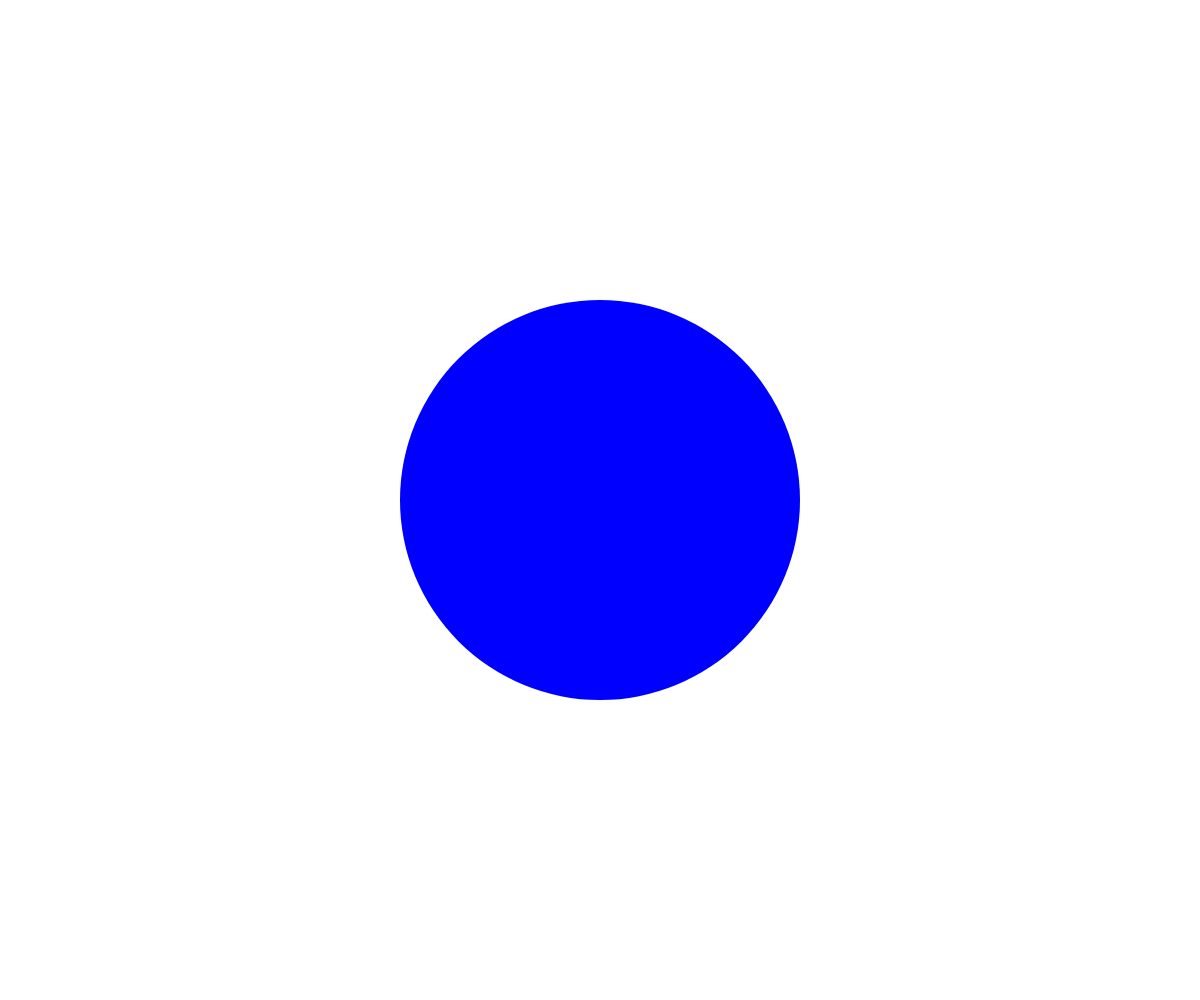
Frame 1 (no input)
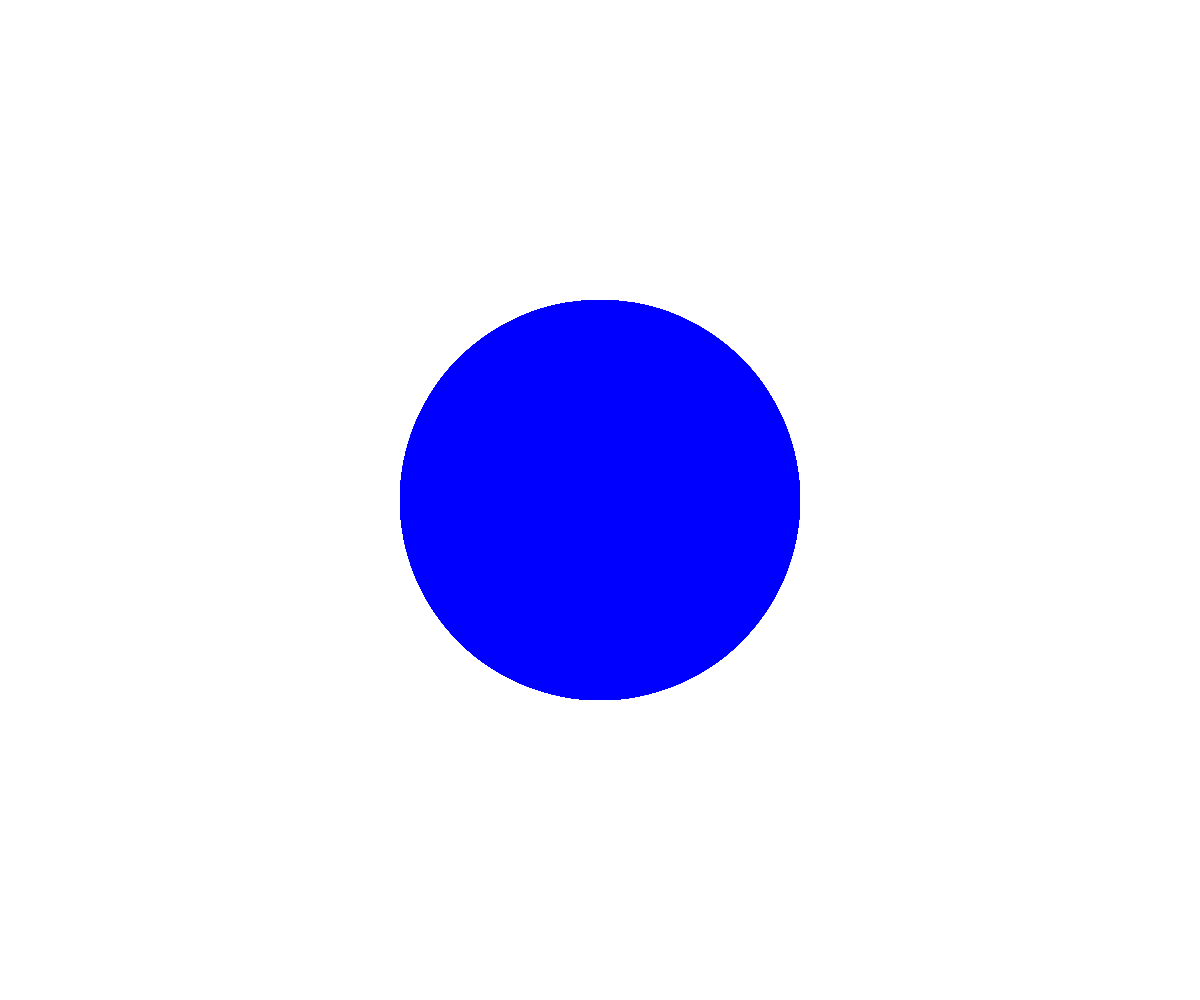
Frame 60 (no input)
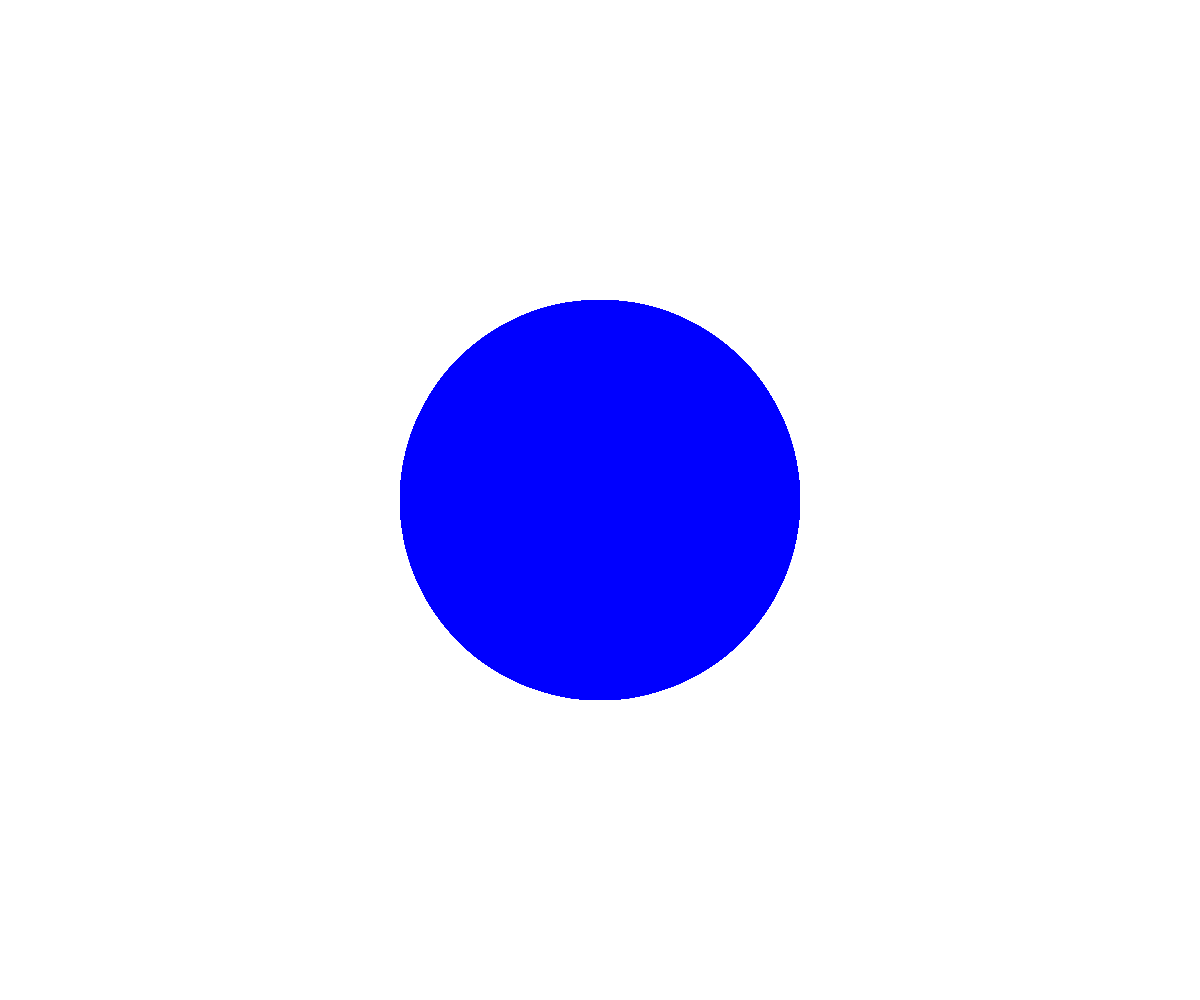
Frame 120 (the mouse pressed at the canvas centre since frame 60)

The p5.js sketch that drew these frames (run headless with seeded random() and noise() and a simulated clock; from frame 60 on, the mouse is pressed at the canvas centre):

// p5.js sketch
// ── sketch.js
// Colour Matcher
// Ethan Church
// Sept 13
//
// Extra for Experts:
// - not expert yet....

	let colors;
	let colorChoosen;
	let red = 1, green = 2, blue = 3;
	let colorPicked;

function setup() {
  createCanvas(windowWidth, windowHeight);
  background(255);
	noStroke();
	colors = [1, 2, 3];
 	colorChoosen = random(colors);
	console.log(colors);
//TO BE USED... alert("Using the R, G, B keys, to switch color. Match the color picker box to the centre dot, as many times as you can in 10 seconds");
}

function draw() {
  centreDot();
	colorPicker()
	if (mouseIsPressed && colorChoosen === colorPicked){
	colorChoosen === random(colors);
	}
}

//Creating colour changing centre dot.
function centreDot() {
  if (colorChoosen === 1){
		fill(255, 0 ,0);
	} else if (colorChoosen === 2){
		fill(0, 255, 0);
	} else if (colorChoosen === 3){
		fill(0, 0, 255);
	}
	ellipse(width/2, height/2, width/3, width/3);
}

//Create color picker box and fills with color when keys are pressed
function colorPicker(){
	if (key === "r"){
		fill(255, 0, 0);
		colorPicked = 1;
	} else if (key === "g"){
		fill(0, 255, 0);
		colorPicked = 2;
	} else if (key === "b"){
		fill (0, 0, 255);
		colorPicked = 3;
	} else {
		fill(255);
	}
	rect(width/15, height/15, width/10, width/10);
}

/*function check(){
	if (mouseIsPressed && colorChoosen === colorPicked){
		colorChoosen === random(colors);
		centreDot();
	}
}
*/
